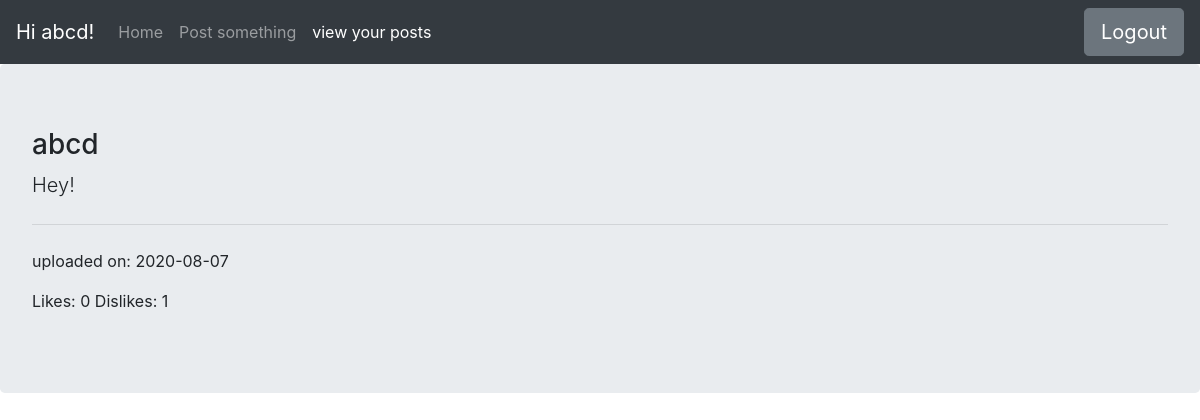
/viewall.html (signed in), run on the app's committed database.
### tables this page shows
CREATE TABLE posts (id INTEGER PRIMARY KEY,userid INTEGER,username TEXT,useremail TEXT,dateofupload date,content TEXT,likes INTEGER,dislikes INTEGER);

### server.py (the view)
@app.route('/viewall.html')
def viewall():
    data = backend.display_user_posts(session['user_pk'])
    if 'user_id' in session:
        return render_template('viewall.html',data=data,name=session['user_id'])
    else:
        return redirect('/index.html')

### backend.py (called while the page is built)
def display_user_posts(user_pk):
    conn = sqlite3.connect('blogging.db')
    cur = conn.cursor()
    cur.execute("Select * from posts where userid={}".format(user_pk))
    rows = cur.fetchall()
    conn.close()
    return rows

### templates/viewall.html (shortened to what this page needs)
<!doctype html>
<html lang="en">
  <head>
    <link rel="stylesheet" href="https://stackpath.bootstrapcdn.com/bootstrap/4.5.1/css/bootstrap.min.css">
  </head>
  <body>
    <nav class="navbar navbar-expand-lg navbar-dark bg-dark">
  <a class="navbar-brand" href="#">Hi {{name}}!</a>
  <div class="collapse navbar-collapse" id="navbarText">
    <ul class="navbar-nav mr-auto">
      <li class="nav-item">
        <a class="nav-link" href="./dashboard.html">Home</a>
      </li>
      <li class="nav-item">
        <a class="nav-link" href="./newpost.html">Post something</a>
      </li>
      <li class="nav-item active">
        <a class="nav-link" href="">view your posts <span class="sr-only">(current)</span></a>
      </li>
    </ul>
    <form action='logout' method='post'>
    <button type="submit" class="btn btn-secondary btn-lg">Logout</button>
    </form>
  </div>
</nav>
{% for post in data %}
  <div class="jumbotron">
  <h3 class="display-5">{{post[2]}}</h3>
  <p class="lead">{{post[5]}}</p>
  <hr class="my-4">
  <p> uploaded on: {{post[4]}}</p>
  <p> Likes: {{post[6]}}   Dislikes: {{post[7]}}</p>
</div>
{% endfor %}
  </body>
</html>

### data on the page
posts: username "abcd", content "Hey!", dateofupload "2020-08-07", likes "0", dislikes "1"
